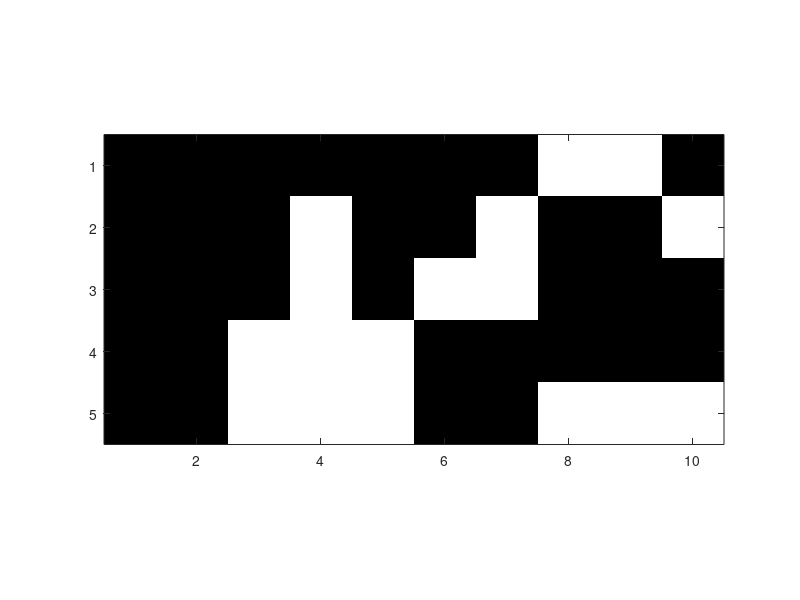

Reproduce this figure in MATLAB. (Note: this script raises an error after producing the figure.)
clear all;
close all;

S    = [0 0 0 0 0 0 0 1 1 0;
        0 0 0 1 0 0 1 0 0 1;
        0 0 0 1 0 1 1 0 0 0;
        0 0 1 1 1 0 0 0 0 0;
        0 0 1 1 1 0 0 1 1 1];

figure;
imshow(S, 'InitialMagnification', 'fit'); 
colormap(gray(2)); 
axis on;

S1 = S(1:4,2:5);
S2= S(1:4,6:9);

count_S1 = sum(S1(:) ~= 0);
count_S2 = sum(S2(:) ~= 0);

fprintf('Non-zero values in S1 is: %d\n', count_S1);
fprintf('Non-zero values in S2 is: %d\n', count_S2);

load('S.mat'); 

if exist('S', 'var') 
    count_S = sum(S(:) ~= 0);
    fprintf('Non-zero values in the loaded matrix S is: %d\n', count_S);

end


